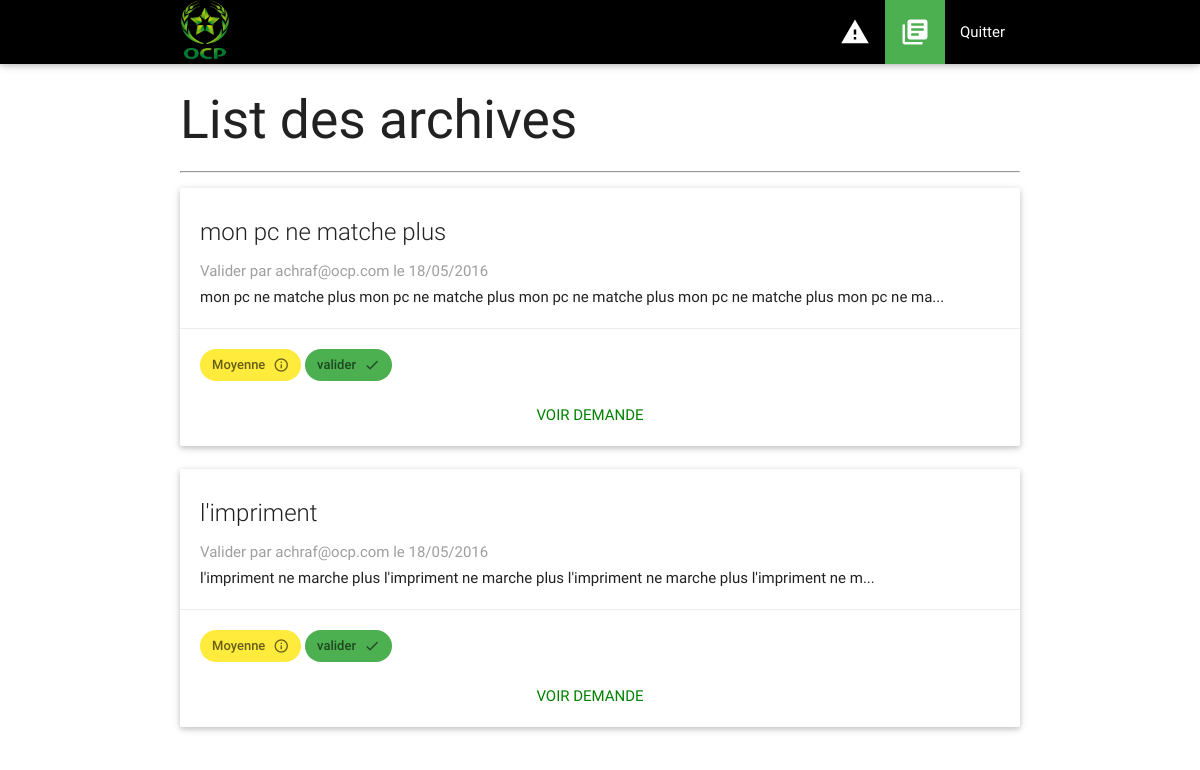
/index.php?page=hparchives (signed in), run on the app's committed database.
### tables this page shows
CREATE TABLE IF NOT EXISTS `demande` (
  `id` int(11) NOT NULL AUTO_INCREMENT,
  `dest` varchar(255) NOT NULL,
  `contact` varchar(255) NOT NULL,
  `categorie` varchar(255) NOT NULL,
  `urg` varchar(255) NOT NULL,
  `serv` varchar(255) NOT NULL,
  `titre` varchar(255) NOT NULL,
  `description` text NOT NULL,
  `materiel` varchar(255) NOT NULL,
  `file` varchar(255) DEFAULT NULL,
  `date` date NOT NULL,
  `edit` varchar(255) NOT NULL,
  `valid` varchar(255) DEFAULT NULL,
  `hpdescription` text,
  `hpedit` varchar(255) DEFAULT NULL,
  `hpdate` date DEFAULT NULL,
  `renvoyer` tinyint(4) DEFAULT NULL,
  `ocpedit` varchar(255) DEFAULT NULL,
  `ocpdate` date DEFAULT NULL,
  PRIMARY KEY (`id`)
);

### functions/hparchives.func.php (called while the page is built)
<?php
    function get_archives()
    {
        global $db;
        $req=$db->query("SELECT * FROM demande WHERE valid='hp' ORDER BY date DESC");
        $results=array();
        while($rows=$req->fetchObject())
        {
            $results[]=$rows;
        }
        return $results;
    }
?>

### pages/hparchives.php (the view, shortened to what this page needs)
<h2>List des archives</h2>
<hr/>
<div class="row">
<?php
    $posts=get_archives();
    if(!empty($posts)){
        foreach($posts as $post)
        {
?>
        <div class="col s12 m12 ">
            <div class="card">
              <div class="card-content">
                <span class="card-title"><?=$post->titre?></span>
                <h6 class="grey-text">Valider par <?=$post->hpedit?> le <?=date("d/m/Y",strtotime($post->hpdate)); ?></h6>
                <p><?= substr(nl2br($post->description),0,100)?>...</p></p>
              </div>
              <div class="card-action">
                  <?php
                    if($post->urg=='Moyenne'){
                        ?>
                        <span>
                            <div class="chip yellow">
                                <i class="material-icons">info_outline</i>
                                <?=$post->urg?>
                            </div>
                        </span>
                        <?php
                    }
                  ?>
                  <span>
                            <div class="chip green">
                                <i class="material-icons">done</i>
                                valider
                            </div>
                        </span></br></br>
                  <center><a style="color:green;" href="index.php?page=hpinterarch&id=<?=$post->id?>">Voir demande</a></center>
              </div>
            </div>
        </div>
<?php
    }
    }else{
        ?>
        <center>Aucune demande n'a été archivé</center>
        <?php
    }
?>

### data on the page
demande: titre "mon pc ne matche plus", hpedit "achraf@ocp.com", hpdate "18/05/2016", description "mon pc ne matche plus mon pc ne matche plus mon pc ne matche plus mon pc ne matche plus mon pc ne ma", urg "Moyenne"
demande: titre "l'impriment", hpedit "achraf@ocp.com", hpdate "18/05/2016", description "l'impriment ne marche plus l'impriment ne marche plus l'impriment ne marche plus l'impriment ne m", urg "Moyenne"
